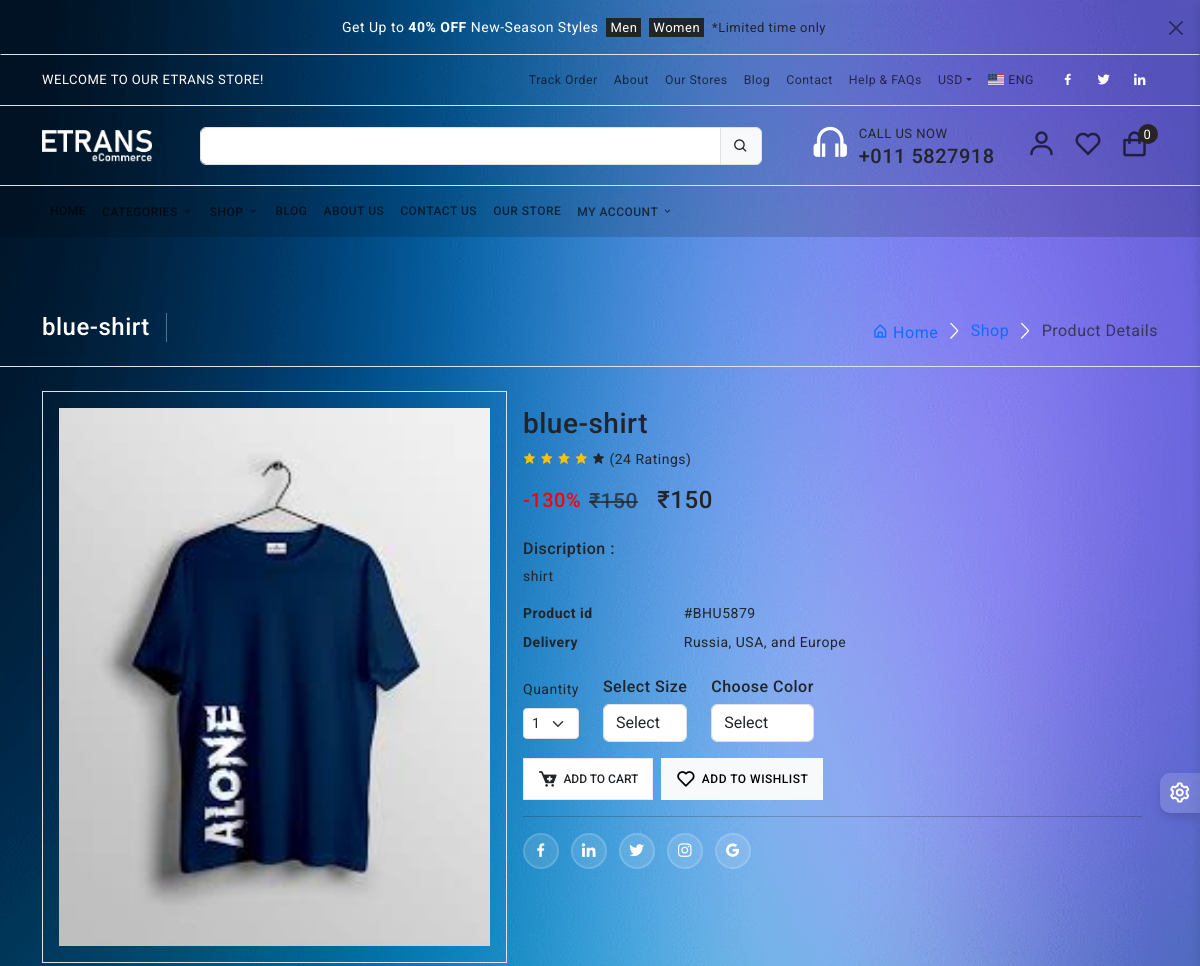
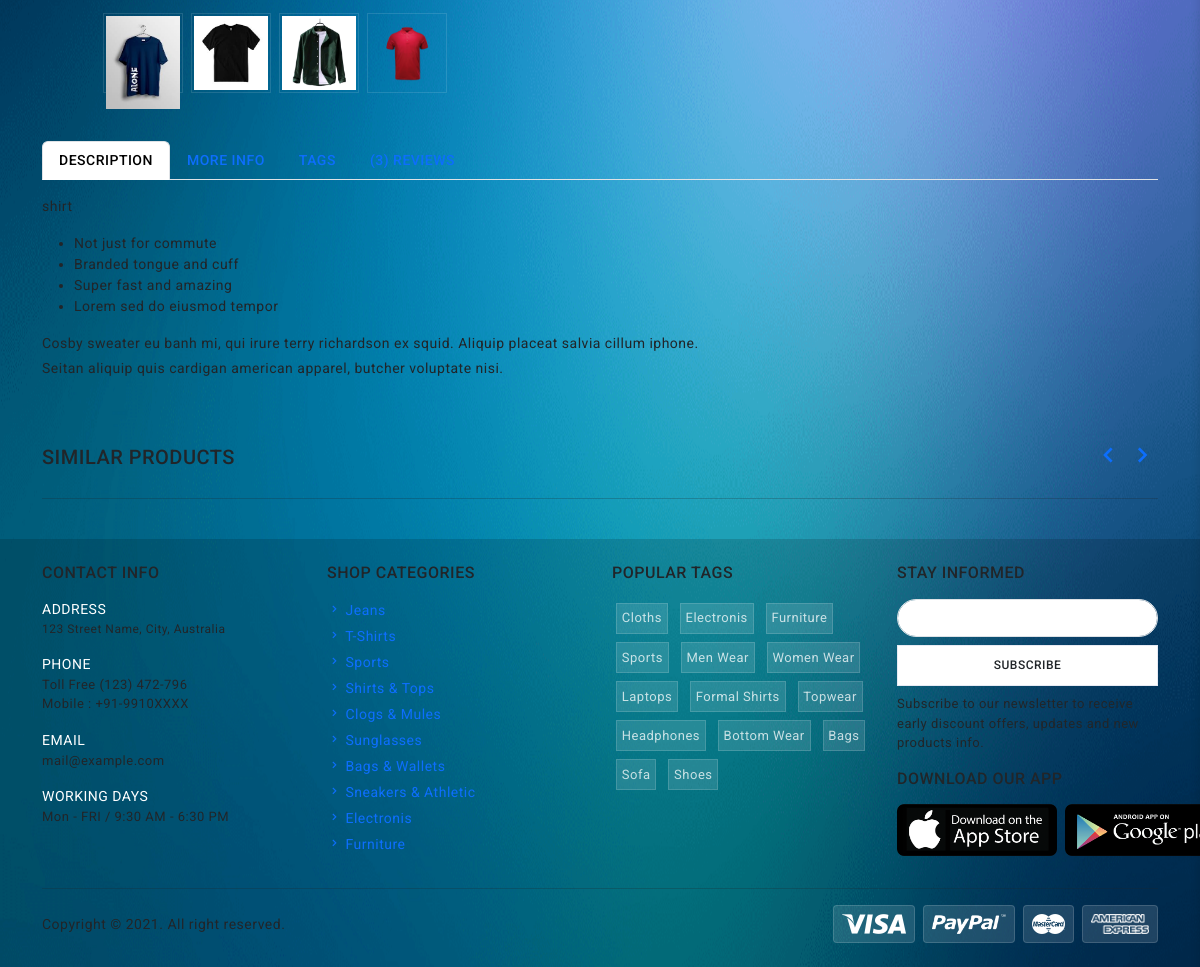
Screenshot of /store/category/shirts/blue-shirt/ with the database file from the repository (2 pictures, top to bottom).
### store/models.py (models this page shows, shortened)
class Product(models.Model):
    product_name    = models.CharField(max_length=200, unique=True)
    slug            = models.SlugField(max_length=200, unique=True)
    description     = models.TextField(max_length=500, blank=True)
    price           = models.IntegerField()
    image1       = models.ImageField(upload_to = 'photos/products')
    image2       = models.ImageField(upload_to = 'photos/products',blank=True)
    image3       = models.ImageField(upload_to = 'photos/products',blank=True)
    stock           = models.IntegerField()
    offer_price = models.IntegerField(null=True, blank=True)
    offer_perc =  models.IntegerField(null=True, blank=True, default= 0)
    is_available    = models.BooleanField(default=True)
    category        = models.ForeignKey(Category, on_delete=models.CASCADE)
    created_date    = models.DateTimeField(auto_now_add=True)
    modified_date   = models.DateTimeField(auto_now=True)
    product_offer = models.IntegerField(null=True, blank=True ,default= 0, validators=[MinValueValidator(0),MaxValueValidator(100)])
    Is_featured  = models.BooleanField(default=True)

### store/views.py (the view)
# urls.py: path('category/<slug:category_slug>/<slug:product_slug>/', views.product_detail, name='product_detail'),
def product_detail(request, category_slug, product_slug):
    try:
        single_product = Product.objects.get(category__slug=category_slug, slug=product_slug)
        in_cart = CartItem.objects.filter(cart__cart_id=_cart_id(request), product=single_product).exists()
    except Exception as e:
        raise e
    if request.user.is_authenticated:
        try:
            orderproduct = OrderProduct.objects.filter(user=request.user, product_id=single_product.id).exists()
        except OrderProduct.DoesNotExist:
            orderproduct = None
    else:
        orderproduct = None
    reviews = ReviewRating.objects.filter(product_id=single_product.id, status=True)
    product_gallery = ProductGallery.objects.filter(product_id=single_product.id)
    context = {
        'single_product': single_product,
        'in_cart'       : in_cart,
        'orderproduct': orderproduct,
        'reviews': reviews,
        'product_gallery': product_gallery,
    }
    return render(request, 'store/product_detail.html', context)

### templates/store/product_detail.html (shortened to what this page needs)
{% extends 'base.html' %}
{% block content %}
{% load static %}
<div class="page-wrapper">
    <div class="page-content">
        <section class="py-3 border-bottom d-none d-md-flex">
            <div class="container">
                <div class="page-breadcrumb d-flex align-items-center">
                    <h3 class="breadcrumb-title pe-3">{{single_product.product_name}}</h3>
                    <div class="ms-auto">
                        <nav aria-label="breadcrumb">
                            <ol class="breadcrumb mb-0 p-0">
                                <li class="breadcrumb-item"><a href="javascript:;"><i class="bx bx-home-alt"></i> Home</a>
                                </li>
                                <li class="breadcrumb-item"><a href="javascript:;">Shop</a>
                                </li>
                                <li class="breadcrumb-item active" aria-current="page">Product Details</li>
                            </ol>
                        </nav>
                    </div>
                </div>
            </div>
        </section>
        <section class="py-4">
            <div class="container">
                <div class="product-detail-card">
                    <div class="product-detail-body">
                        <div class="row g-0">
                            <div class="col-12 col-lg-5">
                                <div class="image-zoom-section">
                                    <div class="product-gallery owl-carousel owl-theme border mb-3 p-3" data-slider-id="1">
                                        <div class="item">
                                            <img src="{{ single_product.image1.url }}" class="img-fluid" alt="">
                                        </div>
                                    </div>
                                    <div class="owl-thumbs d-flex justify-content-center" data-slider-id="1">
                                        {% if single_product.image2 and single_product.image3 %}
                                        <button class="owl-thumb-item">
                                            <img src="{{ single_product.image1.url }}" class="" alt="">
                                        </button>
                                        <button class="owl-thumb-item">
                                            <img src="{{ single_product.image2.url }}" class="" alt="">
                                        </button>
                                        <button class="owl-thumb-item">
                                            <img src="{{ single_product.image3.url }}" class="" alt="">
                                        </button>
                                        <button class="owl-thumb-item">
                                            <img src="assets/images/product-gallery/04.png" class="" alt="">
                                        </button>
                                        {% endif %}
                                    </div>
                                </div>
                            </div>
                            <div class="col-12 col-lg-7">
                                <form action="{% url 'add_cart' single_product.id %}" method="POST">	{% csrf_token %}
                                <div class="product-info-section p-3">
                                    <h3 class="mt-3 mt-lg-0 mb-0">{{single_product.product_name}}</h3>
                                    <div class="product-rating d-flex align-items-center mt-2">
                                        <div class="rates cursor-pointer font-13">	<i class="bx bxs-star text-warning"></i>
                                            <i class="bx bxs-star text-warning"></i>
                                            <i class="bx bxs-star text-warning"></i>
                                            <i class="bx bxs-star text-warning"></i>
                                            <i class="bx bxs-star text-light-4"></i>
                                        </div>
                                        <div class="ms-1">
                                            <p class="mb-0">(24 Ratings)</p>
                                        </div>
                                    </div>
                                    <div class="d-flex align-items-center mt-3 gap-2">
                                        {% if single_product.offer_perc > 0 %}
                                        <h5 style="color:red;">-{{ single_product.offer_perc}}%</h5>	<h4><small><strike class="text-muted">₹{{single_product.price}}</strike></small> &nbsp ₹{{single_product.offer_price}}</h4>
                                          {% else %}
                                            <h3>₹{{single_product.price}}</h3>
                                          {% endif %}
                                    </div>
                                    <div class="mt-3">
                                        <h6>Discription :</h6>
                                        <p class="mb-0">{{single_product.description}}</p>
                                    </div>
                                    <dl class="row mt-3">	<dt class="col-sm-3">Product id</dt>
                                        <dd class="col-sm-9">#BHU5879</dd>	<dt class="col-sm-3">Delivery</dt>
                                        <dd class="col-sm-9">Russia, USA, and Europe</dd>
                                    </dl>
                                    <div class="row row-cols-auto align-items-center mt-3">
                                        <div class="col">
                                            <label class="form-label">Quantity</label>
                                            <select class="form-select form-select-sm">
                                                <option>1</option>
                                            </select>
                                        </div>
                                        <div class="col">
                                            <div class="item-option-select">
                                                <h6>Select Size</h6>
                                                <select name="size" class="form-control">
                                                    <option value="" disabled selected>Select</option>
                                                </select>
                                            </div>
                                        </div>
                                        <div class="col">
                                            <div class="item-option-select">
                                                <h6>Choose Color</h6>
                                                <select name="color" class="form-control" required>
                                                    <option value="" disabled selected>Select</option>
                                                </select>
                                            </div>
                                        </div>
                                    </div>
                                    <div class="d-flex gap-2 mt-3">
                                        <button type="submit" class="btn btn-white btn-ecomm">	<i class="bx bxs-cart-add"></i>Add to Cart</button> <a href="javascript:;" class="btn btn-light btn-ecomm"><i class="bx bx-heart"></i>Add to Wishlist</a>
                                    </div>
                                    <hr/>
                                    <div class="product-sharing">
                                        <ul class="list-inline">
                                            <li class="list-inline-item"> <a href="javascript:;"><i class='bx bxl-facebook'></i></a>
                                            </li>
                                            <li class="list-inline-item">	<a href="javascript:;"><i class='bx bxl-linkedin'></i></a>
                                            </li>
                                            <li class="list-inline-item">	<a href="javascript:;"><i class='bx bxl-twitter'></i></a>
                                            </li>
                                            <li class="list-inline-item">	<a href="javascript:;"><i class='bx bxl-instagram'></i></a>
                                            </li>
                                            <li class="list-inline-item">	<a href="javascript:;"><i class='bx bxl-google'></i></a>
                                            </li>
                                        </ul>
                                    </div>
                                </div>
                            </form>
                            </div>
                        </div>
                    </div>
                </div>
            </div>
        </section>
        <section class="py-4">
            <div class="container">
                <div class="product-more-info">
                    <ul class="nav nav-tabs mb-0" role="tablist">
                        <li class="nav-item" role="presentation">
                            <a class="nav-link active" data-bs-toggle="tab" href="#discription" role="tab" aria-selected="true">
                                <div class="d-flex align-items-center">
                                    <div class="tab-title text-uppercase fw-500">Description</div>
                                </div>
                            </a>
                        </li>
                        <li class="nav-item" role="presentation">
                            <a class="nav-link" data-bs-toggle="tab" href="#more-info" role="tab" aria-selected="false">
                                <div class="d-flex align-items-center">
                                    <div class="tab-title text-uppercase fw-500">More Info</div>
                                </div>
                            </a>
                        </li>
                        <li class="nav-item" role="presentation">
                            <a class="nav-link" data-bs-toggle="tab" href="#tags" role="tab" aria-selected="false">
                                <div class="d-flex align-items-center">
                                    <div class="tab-title text-uppercase fw-500">Tags</div>
                                </div>
                            </a>
                        </li>
                        <li class="nav-item" role="presentation">
                            <a class="nav-link" data-bs-toggle="tab" href="#reviews" role="tab" aria-selected="false">
                                <div class="d-flex align-items-center">
                                    <div class="tab-title text-uppercase fw-500">(3) Reviews</div>
                                </div>
                            </a>
                        </li>
                    </ul>
                    <div class="tab-content pt-3">
                        <div class="tab-pane fade show active" id="discription" role="tabpanel">
                            <p>{{single_product.description}}</p>
                            <ul>
                                <li>Not just for commute</li>
                                <li>Branded tongue and cuff</li>
                                <li>Super fast and amazing</li>
                                <li>Lorem sed do eiusmod tempor</li>
                            </ul>
                            <p class="mb-1">Cosby sweater eu banh mi, qui irure terry richardson ex squid. Aliquip placeat salvia cillum iphone.</p>
                            <p class="mb-1">Seitan aliquip quis cardigan american apparel, butcher voluptate nisi.</p>
                        </div>
                    </div>
                </div>
            </div>
        </section>
        <section class="py-4">
            <div class="container">
                <div class="d-flex align-items-center">
                    <h5 class="text-uppercase mb-0">Similar Products</h5>
                    <div class="d-flex align-items-center gap-0 ms-auto">	<a href="javascript:;" class="owl_prev_item fs-2"><i class='bx bx-chevron-left'></i></a>
                        <a href="javascript:;" class="owl_next_item fs-2"><i class='bx bx-chevron-right'></i></a>
                    </div>
                </div>
                <hr/>
            </div>
        </section>
    </div>
</div>
{% endblock %}

### rows the page displays
Product: product_name "blue-shirt", image1 (picture), image2 (picture), image3 (picture), offer_perc "130", price "150", offer_price "150", description "shirt"

### other values shown
{{ cart_count }} "0"
